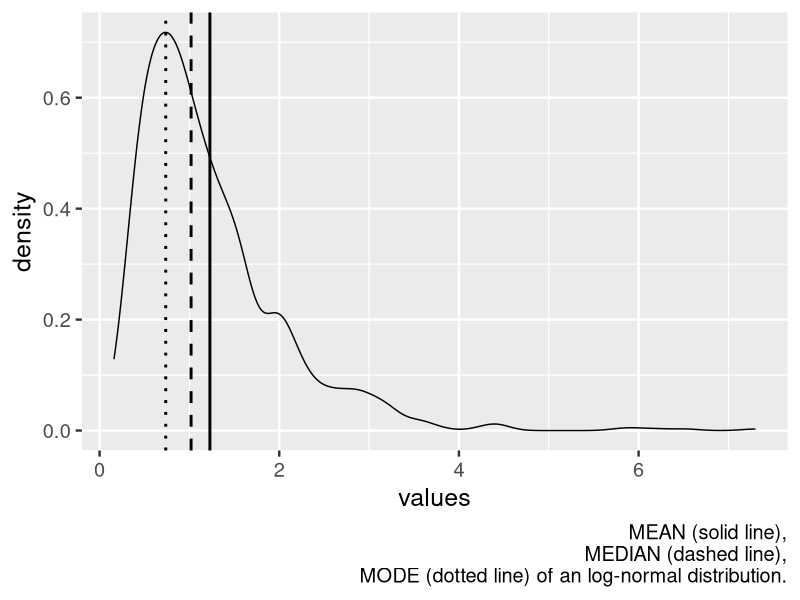

Write R code to recreate this figure. (Note: this script raises an error after producing the figure.)
## ---- chunk 1
options(htmltools.dir.version = FALSE)
knitr::opts_chunk$set(echo = FALSE, message = FALSE, fig.align = 'center', dev = 'svg')
library(tidyverse)
ggplot2::theme_set(theme_gray(base_size = 18))
## ---- chunk 2
set.seed(506)
mode <-  function(x, adjust = 1) {
  x <- na.omit(x)
  dx <- density(x, adjust = adjust)
  dx$x[which.max(dx$y)]
}
d <- data_frame(values = rlnorm(1000, sdlog = 0.6))
ggplot(data = d) +
  geom_density(mapping = aes(x = values, y = ..density..)) +
  geom_vline(xintercept = median(d$values), linetype = "dashed", size = 1) +
  geom_vline(xintercept = mean(d$values), size = 1) +
  geom_vline(xintercept = mode(d$values), linetype = "dotted", size = 1) +
  labs(caption = "MEAN (solid line),\nMEDIAN (dashed line),\nMODE (dotted line) of an log-normal distribution.")
## ---- chunk 3
knitr::include_graphics("img/skim.png")
## ---- chunk 4
knitr::include_graphics("img/skim-rect.png")
## ---- chunk 5
iq <- data_frame(IQ = rnorm(1000, 100, 15))
iqd <- density(iq$IQ)
smarter_than_you <- data_frame(x = iqd$x, y = iqd$y) %>% 
  filter(x >= 115)
ggplot(data = iq) +
  geom_density(mapping = aes(x = IQ)) +
  geom_vline(xintercept = 115, linetype = "dashed", size = 1) +
  geom_ribbon(data = smarter_than_you, mapping = aes(x = x, ymax = y), ymin = 0, alpha = 0.5) +
  labs(title = "Normal distribution\nwith mean=100 and sd=15")
## ---- chunk 6
d <- data_frame(`log-normal` = rlnorm(1000)) %>% 
  mutate(`log-transformed` = log(`log-normal`)) %>% 
  gather()
ggplot(data = d) +
  geom_histogram(mapping = aes(x = value), bins = 30) +
  facet_wrap(~key, scales = "free_x")
## ---- chunk 7
original <- filter(d, key == "log-normal")
lower <- mean(original$value) - sd(original$value)
upper <- mean(original$value) + sd(original$value)
frac_data <- sum(original$value > lower & original$value < upper) / 1000
ggplot(data = original) +
  geom_density(mapping = aes(x = value)) +
  geom_vline(xintercept = c(lower,  upper), linetype = "longdash") +
  geom_label(label = frac_data, x = 1, y = 0.1) +
  labs(caption = "Dashed lines: 1*SD")
## ---- chunk 8
# calculate mean and sd using log-trans data
dsum <- filter(d, key == "log-transformed") %>% 
  summarise_at(vars(value), funs(mean, sd))

# convert calculated mean and sd back to original scale using exp
(bounds <- transmute_at(dsum, vars(mean, sd), exp) %>% 
  transmute(lower_1sd = mean / sd, upper_1sd = mean * sd,
            lower_2sd = mean / (2 * sd), upper_2sd = mean * (2 * sd)))
## ---- chunk 9
ggplot(data = original) +
  geom_density(mapping = aes(x = value)) +
  geom_vline(data = gather(select(bounds, ends_with("1sd"))), mapping = aes(xintercept = value), linetype = "longdash") +
  geom_vline(data = gather(select(bounds, ends_with("2sd"))), mapping = aes(xintercept = value), linetype = "dotted") +
  labs(caption = "Dashed lines: 1*SD\ndotted lines: 2*SD")
## ---- chunk 10
# test calculated sd boundaries on the original data
filter(d, key == "log-normal") %>% 
  summarise(fraction_data_1SD = sum(value > bounds$lower_1sd & value < bounds$upper_1sd) / 1000,
            fraction_data_2SD = sum(value > bounds$lower_2sd & value < bounds$upper_2sd) / 1000)
## ---- chunk 11
library(car)
sw <- filter(starwars, !is.na(height), !is.na(mass)) %>% 
  mutate(BMI = mass / (height / 100)^2)
o <- qqPlot(sw$BMI, ylab = "Starwars character BMI")
